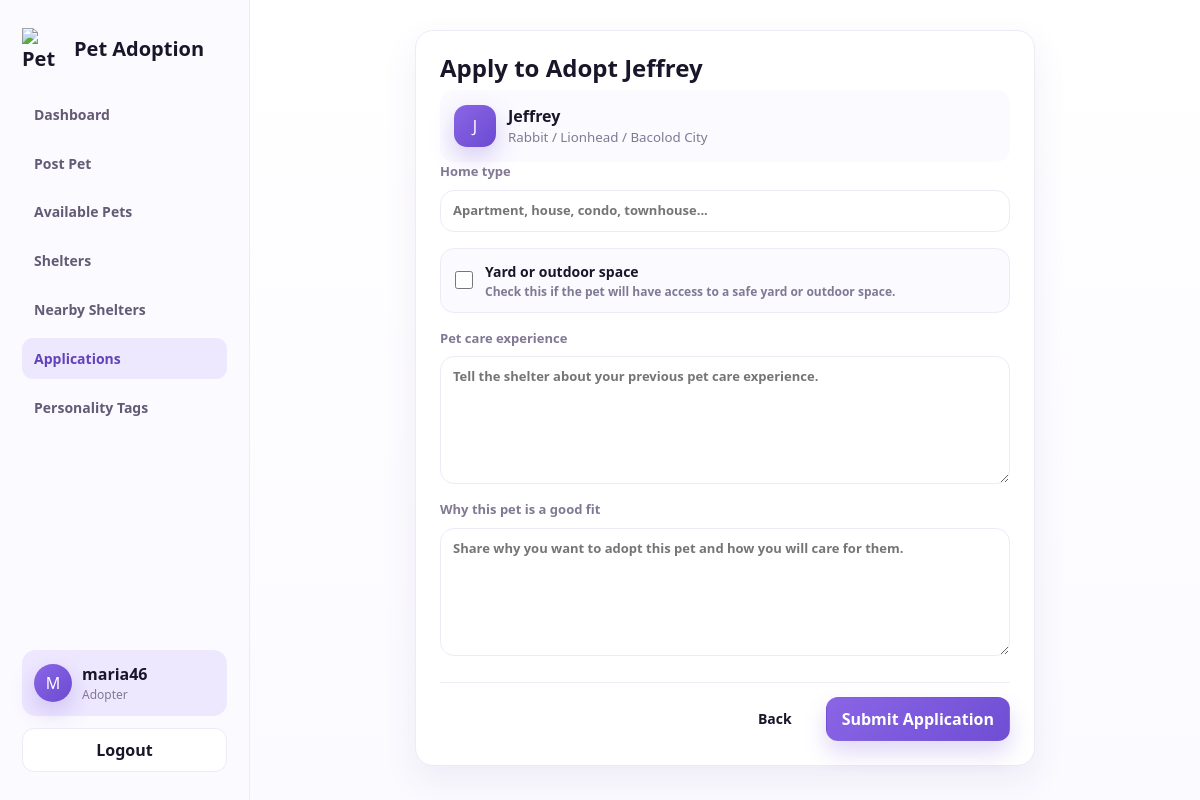
Page /pets/109/apply/ (signed in) on the committed database.
### adoption/models.py (models this page shows, shortened)
class Pet(models.Model):
    class Species(models.TextChoices):
        DOG = "dog", "Dog"
        CAT = "cat", "Cat"
        BIRD = "bird", "Bird"
        RABBIT = "rabbit", "Rabbit"
        OTHER = "other", "Other"
    class Status(models.TextChoices):
        AVAILABLE = "available", "Available"
        PENDING = "pending", "Pending"
        ADOPTED = "adopted", "Adopted"
    name = models.CharField(max_length=100)
    species = models.CharField(max_length=20, choices=Species.choices)
    breed = models.CharField(max_length=100, blank=True)
    age = models.PositiveIntegerField(help_text="Age in years")
    description = models.TextField()
    photo = models.ImageField(upload_to="pets/", blank=True, null=True)
    shelter = models.ForeignKey(Shelter, on_delete=models.CASCADE, related_name="pets")
    personality_tags = models.ManyToManyField(PersonalityTag, blank=True, related_name="pets")
    status = models.CharField(max_length=20, choices=Status.choices, default=Status.AVAILABLE)
    posted_by = models.ForeignKey(settings.AUTH_USER_MODEL, on_delete=models.SET_NULL, null=True, blank=True)
    created_at = models.DateTimeField(auto_now_add=True)
    updated_at = models.DateTimeField(auto_now=True)
    class Meta:
        ordering = ["-created_at"]
    def get_absolute_url(self):
        return reverse("pet-detail", kwargs={"pk": self.pk})

class Shelter(models.Model):
    name = models.CharField(max_length=120)
    email = models.EmailField()
    phone = models.CharField(max_length=30, blank=True)
    address = models.CharField(max_length=255)
    city = models.CharField(max_length=80)
    latitude = models.DecimalField(max_digits=9, decimal_places=6, null=True, blank=True)
    longitude = models.DecimalField(max_digits=9, decimal_places=6, null=True, blank=True)
    description = models.TextField(blank=True)
    photo = models.ImageField(upload_to="shelters/", blank=True, null=True)
    created_at = models.DateTimeField(auto_now_add=True)
    class Meta:
        ordering = ["name"]

### adoption/views.py (the view)
# urls.py: path("pets/<int:pk>/apply/", views.apply_to_adopt, name="application-create"),
def apply_to_adopt(request, pk):
    pet = get_object_or_404(Pet, pk=pk)
    if not request.user.is_authenticated:
        messages.info(request, "Please log in before applying to adopt.")
        return redirect(f"{reverse('login')}?next={request.path}")
    existing_application = AdoptionApplication.objects.filter(pet=pet, applicant=request.user).first()
    if pet.posted_by == request.user:
        messages.error(request, "You cannot apply to adopt your own listed pet.")
        return redirect(pet)
    if existing_application:
        messages.info(request, "You already have an application for this pet.")
        return redirect(existing_application)
    if request.method == "POST":
        form = AdoptionApplicationForm(request.POST)
        if form.is_valid():
            application = form.save(commit=False)
            application.pet = pet
            application.applicant = request.user
            application.save()
            if pet.status == Pet.Status.AVAILABLE:
                pet.status = Pet.Status.PENDING
                pet.save(update_fields=["status", "updated_at"])
            messages.success(request, "Application submitted.")
            return redirect(application)
    else:
        form = AdoptionApplicationForm()
    return render(request, "adoption/application_form.html", {"form": form, "pet": pet})

### adoption/forms.py
class AdoptionApplicationForm(BootstrapFormMixin, forms.ModelForm):
    class Meta:
        model = AdoptionApplication
        fields = ["home_type", "has_yard", "experience", "reason"]
        labels = {
            "home_type": "Home type",
            "has_yard": "Yard or outdoor space",
            "experience": "Pet care experience",
            "reason": "Why this pet is a good fit",
        }
        widgets = {
            "home_type": forms.TextInput(attrs={"placeholder": "Apartment, house, condo, townhouse..."}),
            "experience": forms.Textarea(
                attrs={
                    "rows": 4,
                    "placeholder": "Tell the shelter about your previous pet care experience.",
                }
            ),
            "reason": forms.Textarea(
                attrs={
                    "rows": 4,
                    "placeholder": "Share why you want to adopt this pet and how you will care for them.",
                }
            ),
        }
    def __init__(self, *args, **kwargs):
        super().__init__(*args, **kwargs)
        self._style_fields()

### adoption/forms.py (called while the page is built)
    def _style_fields(self):
        for field in self.fields.values():
            widget = field.widget
            if isinstance(widget, forms.CheckboxInput):
                widget.attrs.setdefault("class", "checkbox")
            elif isinstance(widget, forms.CheckboxSelectMultiple):
                widget.attrs.setdefault("class", "choice-list")
            else:
                widget.attrs.setdefault("class", "field")

### templates/adoption/application_form.html (shortened to what this page needs)
{% extends "base.html" %}
{% block content %}
<section class="panel narrow">
  <h1>Apply to Adopt {{ pet.name }}</h1>
  <div class="application-preview-summary">
    <div class="mini-avatar">{{ pet.name|first|upper }}</div>
    <div>
      <strong>{{ pet.name }}</strong>
      <small>{{ pet.get_species_display }}{% if pet.breed %} / {{ pet.breed }}{% endif %} / {{ pet.shelter.city|default:pet.shelter.name }}</small>
    </div>
  </div>
  <form class="application-preview-form" method="post">
    <div class="application-form-grid">
      <label class="application-field">
        <span>{{ form.home_type.label }}</span>
        {{ form.home_type }}
      </label>
      <label class="application-check">
        {{ form.has_yard }}
        <span>
          <strong>{{ form.has_yard.label }}</strong>
          <small>Check this if the pet will have access to a safe yard or outdoor space.</small>
        </span>
      </label>
      <label class="application-field application-field-full">
        <span>{{ form.experience.label }}</span>
        {{ form.experience }}
      </label>
      <label class="application-field application-field-full">
        <span>{{ form.reason.label }}</span>
        {{ form.reason }}
      </label>
    </div>
    <div class="pet-preview-actions">
      <a class="button" href="{{ pet.get_absolute_url }}">Back</a>
      <button class="primary">Submit Application</button>
    </div>
  </form>
</section>
{% endblock %}

### templates/base.html (shortened to what this page needs)
{% load static %}
<!doctype html>
<html lang="en">
<head>
  <link rel="stylesheet" href="{% static 'css/site.css' %}">
</head>
<body class="{% block body_class %}{% endblock %}">
  <div class="app-shell">
    {% block sidebar %}
    <aside class="sidebar">
      <a class="brand" href="{% url 'pet-list' %}">
        <img class="brand-logo" src="{% static 'img/pet-adoption-logo-transparent.png' %}" alt="Pet Adoption Logo">
        <span>Pet Adoption</span>
      </a>
      <nav class="side-nav">
        {% with active_url=request.resolver_match.url_name %}
        <a href="{% url 'pet-list' %}" {% if active_url == "pet-list" %}class="active"{% endif %}>Dashboard</a>
        {% if user.is_authenticated %}
          <a href="{% url 'pet-create' %}" {% if active_url == "pet-create" %}class="active"{% endif %}>Post Pet</a>
        {% endif %}
        <a href="{% url 'available-pets' %}" {% if active_url == "available-pets" %}class="active"{% endif %}>Available Pets</a>
        <a href="{% url 'shelter-list' %}" >Shelters</a>
        <a href="{% url 'nearby-shelters' %}" {% if active_url == "nearby-shelters" %}class="active"{% endif %}>Nearby Shelters</a>
        <a href="{% url 'application-list' %}" {% if active_url == "application-list" or active_url == "application-detail" or active_url == "application-update" or active_url == "application-delete" or active_url == "application-create" %}class="active"{% endif %}>Applications</a>
        <a href="{% url 'tag-list' %}" {% if active_url == "tag-list" or active_url == "tag-create" or active_url == "tag-update" or active_url == "tag-delete" %}class="active"{% endif %}>Personality Tags</a>
        {% endwith %}
      </nav>
      <div class="sidebar-card">
        <div class="avatar">{{ user.username|default:"G"|first|upper }}</div>
        <div>
          <strong>{% if user.is_authenticated %}{{ user.username }}{% else %}Guest User{% endif %}</strong>
          <small>{% if user.is_staff %}Shelter Staff{% elif user.is_authenticated %}Adopter{% else %}Visitor{% endif %}</small>
        </div>
      </div>
      <div class="sidebar-actions">
        {% if user.is_authenticated %}
          <form class="inline" method="post" action="{% url 'logout' %}">{% csrf_token %}<button>Logout</button></form>
        {% else %}
          <a class="button primary" href="{% url 'login' %}">Login</a>
          <a class="button" href="{% url 'register' %}">Register</a>
        {% endif %}
      </div>
    </aside>
    {% endblock %}
    <main class="main-stage">
      {% block content %}{% endblock %}
    </main>
  </div>
</body>
</html>

### rows in the picture
Pet: name "Jeffrey", name|first "J", species "Rabbit", breed "Lionhead", shelter.city "Bacolod City"

### other values in the picture
{{ user.username|default:"G"|first|upper }} "M"
{{ user.username }} "maria46"
